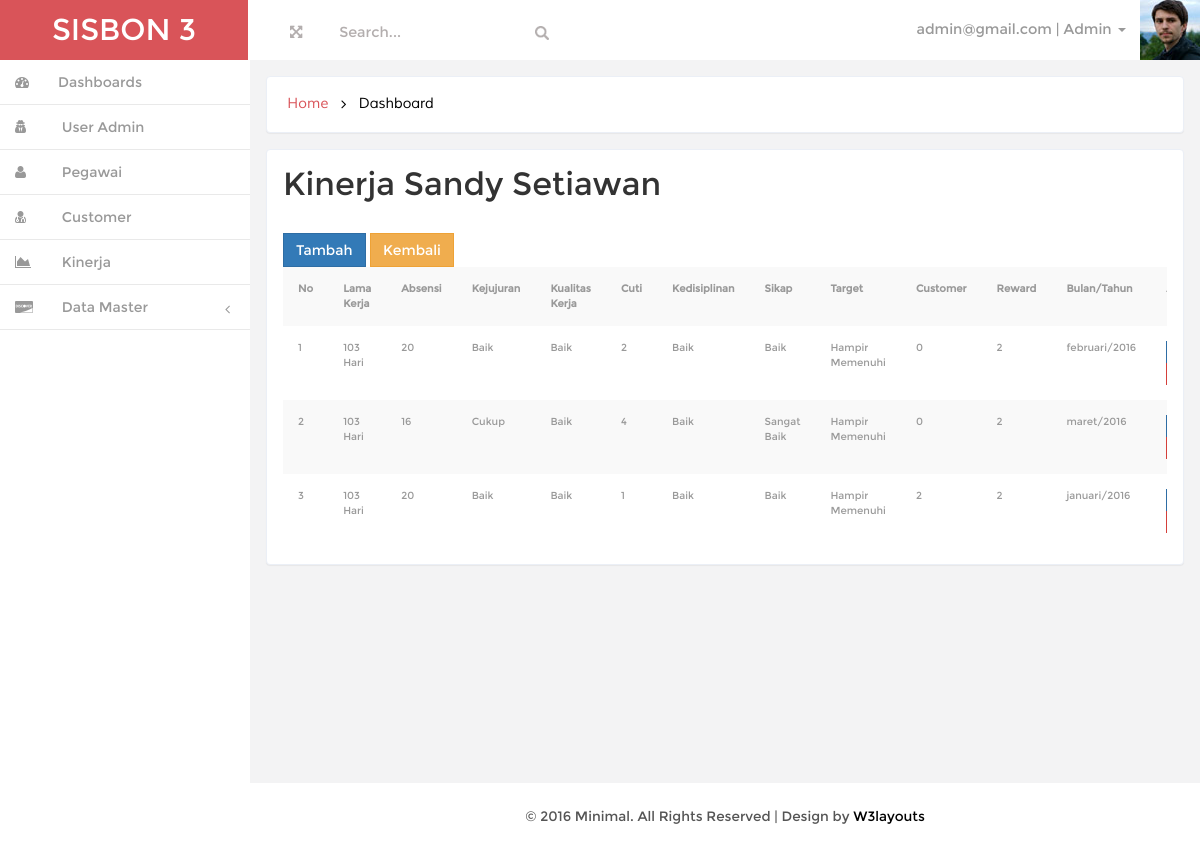
Screenshot of /index.php?page=kinerjapegawai&id=1 (signed in) with the database file from the repository.
### tables this page shows
CREATE TABLE IF NOT EXISTS `tbpegawai` (
  `id_pegawai` int(11) NOT NULL AUTO_INCREMENT,
  `nama` varchar(100) NOT NULL,
  `tgl_lahir` date NOT NULL,
  `no_telp` varchar(20) NOT NULL,
  `alamat` text NOT NULL,
  `tgl_masuk` date NOT NULL,
  `email` varchar(50) NOT NULL,
  `password` varchar(50) NOT NULL,
  PRIMARY KEY (`id_pegawai`)
);

CREATE TABLE IF NOT EXISTS `tbkinerja` (
  `id_kinerja` int(11) NOT NULL AUTO_INCREMENT,
  `id_pegawai` int(11) NOT NULL,
  `jml_absensi` int(11) NOT NULL,
  `kejujuran` int(11) NOT NULL,
  `kualitas_kerja` int(11) NOT NULL,
  `cuti` int(11) NOT NULL,
  `kedisiplinan` int(11) NOT NULL,
  `sikap` int(11) NOT NULL,
  `target` int(11) NOT NULL,
  `bulan` varchar(20) NOT NULL,
  `tahun` varchar(5) NOT NULL,
  PRIMARY KEY (`id_kinerja`)
);

CREATE TABLE IF NOT EXISTS `tbkejujuran` (
  `id_kejujuran` int(11) NOT NULL AUTO_INCREMENT,
  `ket` varchar(50) NOT NULL,
  `nilai` int(11) NOT NULL,
  PRIMARY KEY (`id_kejujuran`)
);

CREATE TABLE IF NOT EXISTS `tbkualitaskerja` (
  `id_kualitaskerja` int(11) NOT NULL AUTO_INCREMENT,
  `ket` varchar(50) NOT NULL,
  `nilai` int(11) NOT NULL,
  PRIMARY KEY (`id_kualitaskerja`)
);

CREATE TABLE IF NOT EXISTS `tbkedisiplinan` (
  `id_kedisiplinan` int(11) NOT NULL AUTO_INCREMENT,
  `ket` varchar(50) NOT NULL,
  `nilai` int(11) NOT NULL,
  PRIMARY KEY (`id_kedisiplinan`)
);

CREATE TABLE IF NOT EXISTS `tbsikap` (
  `id_sikap` int(11) NOT NULL AUTO_INCREMENT,
  `ket` varchar(50) NOT NULL,
  `nilai` int(11) NOT NULL,
  PRIMARY KEY (`id_sikap`)
);

CREATE TABLE IF NOT EXISTS `tbtarget` (
  `id_target` int(11) NOT NULL AUTO_INCREMENT,
  `ket` varchar(50) NOT NULL,
  `nilai` int(11) NOT NULL,
  PRIMARY KEY (`id_target`)
);

### class/User.php (called while the page is built, shortened)
<?php
include "SisbonHelper.php";
class User
{
    private $admin;
    public function __construct(){
        $admin = new Admin();
        $this->admin = $admin;
        $pegawai = new Pegawai();
        $customer = new Customer();
        if(isset($_SESSION['user_session']))
        {
            if($_SESSION['user_level']=='admin')
            {
                $this->getIdentitasAdmin();
            }
            elseif($_SESSION['user_level']=='pegawai')
            {
                $this->getIdentitasPegawai();
            }
            else
            {
                $this->getIdentitasCustomer();
            }
        }
    }
    public function getIdentitasAdmin()
    {
        $d = $this->admin->getById($_SESSION['user_session']);
        $this->nama_user = $d['nama'];
        $this->email_user = $d['email'];
    }
}

### class/Admin.php (called while the page is built, shortened)
<?php
class Admin implements BaseData
{
    private $conn;
    public function __construct()
    {
        $database = new Koneksi();
        $db = $database->dbKoneksi();
        $this->conn = $db;
    }
    public function getById($id)
    {
        $stmt = $this->conn->prepare("SELECT * FROM tbadmin WHERE id_admin=:uid_admin");
        $stmt->execute(array(':uid_admin'=>$id));
        $userRow=$stmt->fetch(PDO::FETCH_ASSOC);
        return $userRow;
    }
}

### session.php (called while the page is built, shortened)
<?php
$user = new User();

### class/Pegawai.php (called while the page is built, shortened)
<?php
class Pegawai implements BaseData
{
    private $conn;
    public function __construct()
    {
        $database = new Koneksi();
        $db = $database->dbKoneksi();
        $this->conn = $db;
    }
    public function getById($id)
    {
       try
       {
           $stmt = $this->conn->prepare("SELECT * FROM tbpegawai WHERE id_pegawai=$id");
           $stmt->execute();
           $rowPegawai = $stmt->fetch(PDO::FETCH_ASSOC);
           return $rowPegawai;
       }
       catch(PDOException $e)
       {
           echo $e->getMessage();
       }
    }
}

### class/Kinerja.php (called while the page is built, shortened)
<?php
class Kinerja implements BaseData
{
    private $conn;
    public function __construct()
    {
        $database = new Koneksi();
        $db = $database->dbKoneksi();
        $this->conn = $db;
    }
    public function getAllDataByIdPegawai($id)
    {
        try
        {
            $stmt = $this->conn->prepare("SELECT * FROM tbkinerja WHERE id_pegawai=$id");
            $stmt->execute();
            $row = $stmt->fetchAll(PDO::FETCH_ASSOC);
            return $row;
        }
        catch(PDOException $e)
        {
            return $e->getMessage();
        }
    }
}

### class/SisbonHelper.php (called while the page is built, shortened)
<?php
if(!function_exists('countDate'))
{
    function countDate($date)
    {
        $dt1 = new DateTime($date);
        $dt2 = new DateTime(date('Y-m-d'));
        $telat = $dt1->diff($dt2);
        return $telat->days;
    }
}

### class/Kejujuran.php (called while the page is built, shortened)
<?php
class Kejujuran implements BaseData
{
    private $conn;
    public function __construct()
    {
        $database = new Koneksi();
        $db = $database->dbKoneksi();
        $this->conn = $db;
    }
    public function getById($id)
    {
        try
        {
            $stmt = $this->conn->prepare("SELECT * FROM tbkejujuran WHERE id_kejujuran=$id");
            $stmt->execute();
            $rowKejujuran = $stmt->fetch(PDO::FETCH_ASSOC);
            return $rowKejujuran;
        }
        catch(PDOException $e)
        {
            echo $e->getMessage();
        }
    }
}

### class/KualitasKerja.php (called while the page is built, shortened)
<?php
class KualitasKerja implements BaseData
{
    private $conn;
    public function __construct()
    {
        $database = new Koneksi();
        $db = $database->dbKoneksi();
        $this->conn = $db;
    }
    public function getById($id)
    {
        try
        {
            $stmt = $this->conn->prepare("SELECT * FROM tbkualitaskerja WHERE id_kualitaskerja=$id");
            $stmt->execute();
            $row = $stmt->fetch(PDO::FETCH_ASSOC);
            return $row;
        }
        catch(PDOException $e)
        {
            echo $e->getMessage();
        }
    }
}

### class/Kedisiplinan.php (called while the page is built, shortened)
<?php
class Kedisiplinan implements BaseData
{
    private $conn;
    public function __construct()
    {
        $database = new Koneksi();
        $db = $database->dbKoneksi();
        $this->conn = $db;
    }
    public function getById($id)
    {
        try
        {
            $stmt = $this->conn->prepare("SELECT * FROM tbkedisiplinan WHERE id_kedisiplinan=$id");
            $stmt->execute();
            $rowKedisiplinan = $stmt->fetch(PDO::FETCH_ASSOC);
            return $rowKedisiplinan;
        }
        catch(PDOException $e)
        {
            echo $e->getMessage();
        }
    }
}

### class/Sikap.php (called while the page is built, shortened)
<?php
class Sikap implements BaseData
{
    private $conn;
    public function __construct()
    {
        $database = new Koneksi();
        $db = $database->dbKoneksi();
        $this->conn = $db;
    }
    public function getById($id)
    {
        try
        {
            $stmt = $this->conn->prepare("SELECT * FROM tbsikap WHERE id_sikap=$id");
            $stmt->execute();
            $row = $stmt->fetch(PDO::FETCH_ASSOC);
            return $row;
        }
        catch(PDOException $e)
        {
            echo $e->getMessage();
        }
    }
}

### class/Target.php (called while the page is built, shortened)
<?php
class Target implements BaseData
{
    private $conn;
    public function __construct()
    {
        $database = new Koneksi();
        $db = $database->dbKoneksi();
        $this->conn = $db;
    }
    public function getById($id)
    {
        try
        {
            $stmt = $this->conn->prepare("SELECT * FROM tbtarget WHERE id_target=$id");
            $stmt->execute();
            $row = $stmt->fetch(PDO::FETCH_ASSOC);
            return $row;
        }
        catch(PDOException $e)
        {
            echo $e->getMessage();
        }
    }
}

### class/Customer.php (called while the page is built, shortened)
<?php
class Customer implements BaseData
{
    private $conn;
    public function __construct()
    {
        $database = new Koneksi();
        $db = $database->dbKoneksi();
        $this->conn = $db;
    }
    public function getCustomerByBulanTahun($month,$year,$idpeg)
    {
        $stmt = $this->conn->prepare("SELECT * FROM tbcustomer WHERE bulan='$month' and tahun=$year and id_pegawai=$idpeg");
        $stmt->execute();
        $row = $stmt->fetchAll(PDO::FETCH_ASSOC);
        return $stmt->rowCount();
    }
}

### page/kinerjapegawai.php (the view, shortened to what this page needs)
<?php
$model = new Kinerja();
$modelPeg = new Pegawai();
$dataPeg = $modelPeg->getById($_GET['id']);
$modelCus = new Customer();
$modelKejujuran = new Kejujuran();
$modelKualitaskerja = new KualitasKerja();
$modelKedisiplinan = new Kedisiplinan();
$modelSikap = new Sikap();
$modelTarget = new Target();
?>
<h3 class="head-top">Kinerja <?=$dataPeg['nama']?></h3>
<div class="row">
    <div class="col-md-12">
        <a href="?page=kinerja_edit&idpegawai=<?=$_GET['id']?>&id=0" class="btn btn-primary"> Tambah</a>
        <a href="?page=kinerjalistpegawai" class="btn btn-warning"> Kembali</a>
        <div class="table-responsive">
            <table style="font-size: 12px;" class="table table-striped">
                <tr>
                    <th>No</th>
                    <th>Lama Kerja</th>
                    <th>Absensi</th>
                    <th>Kejujuran</th>
                    <th>Kualitas Kerja</th>
                    <th>Cuti</th>
                    <th>Kedisiplinan</th>
                    <th>Sikap</th>
                    <th>Target</th>
                    <th>Customer</th>
                    <th>Reward</th>
                    <th>Bulan/Tahun</th>
                    <th>Action</th>
                </tr>
                <?php
                $no=1;
                foreach($model->getAllDataByIdPegawai($_GET['id']) as $data){
                    ?>
                    <tr>
                        <td><?=$no++?></td>
                        <td><?=countDate($dataPeg['tgl_masuk'])?> Hari</td>
                        <td><?=$data['jml_absensi']?></td>
                        <td><?= $modelKejujuran->getById($data['kejujuran'])['ket'] ?></td>
                        <td><?= $modelKualitaskerja->getById($data['kualitas_kerja'])['ket'] ?></td>
                        <td><?=$data['cuti']?></td>
                        <td><?= $modelKedisiplinan->getById($data['kedisiplinan'])['ket']?></td>
                        <td><?= $modelSikap->getById($data['sikap'])['ket']?></td>
                        <td><?= $modelTarget->getById($data['target'])['ket']?></td>
                        <td><?= $modelCus->getCustomerByBulanTahun($data['bulan'],$data['tahun'],$_GET['id']) ?></td>
                        <td><?= 2 ?></td>
                        <td><?=$data['bulan']?>/<?=$data['tahun']?></td>
                        <td>
                        </td>
                    </tr>
                <?php } ?>
            </table>
        </div>
    </div>
</div>

### index.php (shortened to what this page needs)
<?php
require_once("session.php");
?>
<!DOCTYPE HTML>
<html>
<head>
<link href="css/bootstrap.min.css" rel='stylesheet' type='text/css' />
<link href="css/style.css" rel='stylesheet' type='text/css' />
<link href="css/font-awesome.css" rel="stylesheet">
<link href="css/custom.css" rel="stylesheet">
</head>
<body>
<div id="wrapper">
        <nav class="navbar-default navbar-static-top" role="navigation">
             <div class="navbar-header">
               <h1> <a class="navbar-brand" href="index.php">SISBON <?=SISBON_LEVEL_USER_CUSTOMER?></a></h1>
			   </div>
			 <div class=" border-bottom">
        	<div class="full-left">
        	  <section class="full-top">
				<button id="toggle"><i class="fa fa-arrows-alt"></i></button>
			</section>
			<form class=" navbar-left-right">
              <input type="text"  value="Search..." onfocus="this.value = '';" onblur="if (this.value == '') {this.value = 'Search...';}">
              <input type="submit" value="" class="fa fa-search">
            </form>
            <div class="clearfix"> </div>
           </div>
		    <div class="drop-men" >
		        <ul class=" nav_1">
					<li class="dropdown">
		              <a href="#" class="dropdown-toggle dropdown-at" data-toggle="dropdown"><span class=" name-caret"><?=$user->email_user?> | <?=$user->nama_user?><i class="caret"></i></span><img src="images/wo.jpg"></a>
		            </li>
		        </ul>
		     </div>
			<div class="clearfix">
     </div>
		    <div class="navbar-default sidebar" role="navigation">
                <div class="sidebar-nav navbar-collapse">
                <ul class="nav" id="side-menu">
					<?php include "sidemenu.php" ?>
                </ul>
            </div>
			</div>
        </nav>
        <div id="page-wrapper" class="gray-bg dashbard-1">
       <div class="content-main">
		    <div class="banner">
				<h2>
				<a href="index.html">Home</a>
				<i class="fa fa-angle-right"></i>
				<span>Dashboard</span>
				</h2>
		    </div>
		   <div class="blank">
			   <div class="blank-page">
					<?php
					if(isset($_GET['page']) AND file_exists('page/'.$_GET['page'].'.php')){include "page/".$_GET['page'].'.php';} else {include "page/home.php";}
					?>
			   </div>
		   </div>
<div class="copy">
            <p> &copy; 2016 Minimal. All Rights Reserved | Design by <a href="#" target="_blank">W3layouts</a> </p>
	    </div>
		</div>
       </div>
     </div>
</body>
</html>

### rows the page displays
tbpegawai: nama "Sandy Setiawan"
tbkinerja: id_pegawai.tgl_masuk "103", jml_absensi "20", kejujuran.ket "Baik", kualitas_kerja.ket "Baik", cuti "2", kedisiplinan.ket "Baik", sikap.ket "Baik", target.ket "Hampir Memenuhi", CustomerByBulanTahun "0", bulan "februari", tahun "2016"
tbkinerja: id_pegawai.tgl_masuk "103", jml_absensi "16", kejujuran.ket "Cukup", kualitas_kerja.ket "Baik", cuti "4", kedisiplinan.ket "Baik", sikap.ket "Sangat Baik", target.ket "Hampir Memenuhi", CustomerByBulanTahun "0", bulan "maret", tahun "2016"
tbkinerja: id_pegawai.tgl_masuk "103", jml_absensi "20", kejujuran.ket "Baik", kualitas_kerja.ket "Baik", cuti "1", kedisiplinan.ket "Baik", sikap.ket "Baik", target.ket "Hampir Memenuhi", CustomerByBulanTahun "2", bulan "januari", tahun "2016"

### other values shown
SISBON_LEVEL_USER_CUSTOMER "3"
$user->email_user "admin@gmail.com"
$user->nama_user "Admin"
